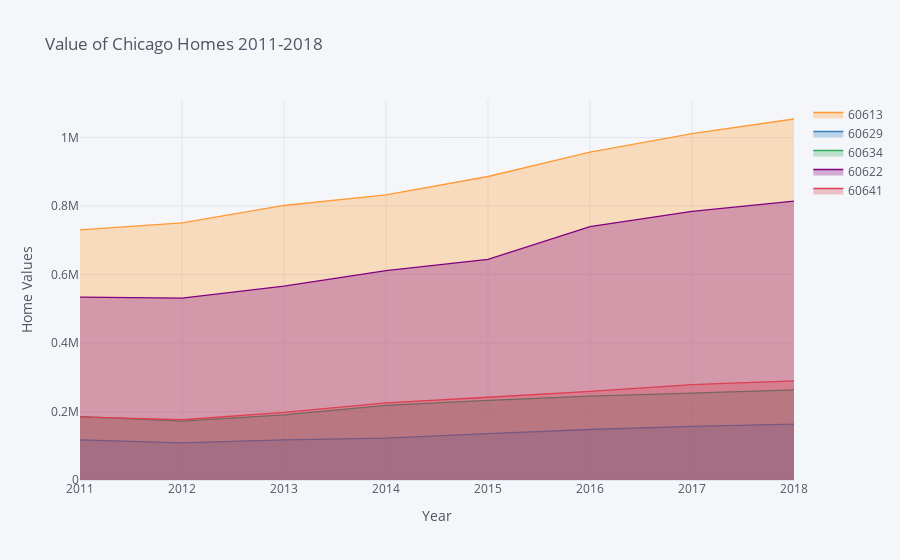

Notebook code for this chart:
### Code cell
roi_clean.iplot(title="Value of Chicago Homes 2011-2018",
                    xTitle="Year",
                    yTitle="Home Values",
                   shape=(13,8),
#                     subplot_titles=True,
                    fill=True,)

### Figure 1 — Plotly figure (JSON) as saved in the notebook; plotly's stock layout.template omitted (floating-point values rounded to 4 significant figures)
{"data": [{"fill": "tozeroy", "fillcolor": "rgba(255, 153, 51, 0.3)", "line": {"color": "rgba(255, 153, 51, 1.0)", "dash": "solid", "shape": "linear", "width": 1.3}, "mode": "lines", "name": "60613", "text": "", "type": "scatter", "x": ["2011", "2012", "2013", "2014", "2015", "2016", "2017", "2018"], "y": [730588, 751050, 801571, 832300, 886210, 957582, 1011319, 1054102]}, {"fill": "tozeroy", "fillcolor": "rgba(55, 128, 191, 0.3)", "line": {"color": "rgba(55, 128, 191, 1.0)", "dash": "solid", "shape": "linear", "width": 1.3}, "mode": "lines", "name": "60629", "text": "", "type": "scatter", "x": ["2011", "2012", "2013", "2014", "2015", "2016", "2017", "2018"], "y": [117282, 108686, 116935, 122420, 135481, 147501, 156678, 163436]}, {"fill": "tozeroy", "fillcolor": "rgba(50, 171, 96, 0.3)", "line": {"color": "rgba(50, 171, 96, 1.0)", "dash": "solid", "shape": "linear", "width": 1.3}, "mode": "lines", "name": "60634", "text": "", "type": "scatter", "x": ["2011", "2012", "2013", "2014", "2015", "2016", "2017", "2018"], "y": [185066, 171631, 190230, 217983, 232636, 244815, 253804, 263380]}, {"fill": "tozeroy", "fillcolor": "rgba(128, 0, 128, 0.3)", "line": {"color": "rgba(128, 0, 128, 1.0)", "dash": "solid", "shape": "linear", "width": 1.3}, "mode": "lines", "name": "60622", "text": "", "type": "scatter", "x": ["2011", "2012", "2013", "2014", "2015", "2016", "2017", "2018"], "y": [533813, 531331, 565891, 611272, 644154, 739919, 784087, 814575]}, {"fill": "tozeroy", "fillcolor": "rgba(219, 64, 82, 0.3)", "line": {"color": "rgba(219, 64, 82, 1.0)", "dash": "solid", "shape": "linear", "width": 1.3}, "mode": "lines", "name": "60641", "text": "", "type": "scatter", "x": ["2011", "2012", "2013", "2014", "2015", "2016", "2017", "2018"], "y": [184357, 175873, 197185, 225321, 241617, 259040, 278709, 289499]}], "layout": {"legend": {"bgcolor": "#F5F6F9", "font": {"color": "#4D5663"}}, "paper_bgcolor": "#F5F6F9", "plot_bgcolor": "#F5F6F9", "title": {"font": {"color": "#4D5663"}, "text": "Value of Chicago Homes 2011-2018"}, "xaxis": {"gridcolor": "#E1E5ED", "showgrid": true, "tickfont": {"color": "#4D5663"}, "title": {"font": {"color": "#4D5663"}, "text": "Year"}, "zerolinecolor": "#E1E5ED"}, "yaxis": {"gridcolor": "#E1E5ED", "showgrid": true, "tickfont": {"color": "#4D5663"}, "title": {"font": {"color": "#4D5663"}, "text": "Home Values"}, "zerolinecolor": "#E1E5ED"}}}
